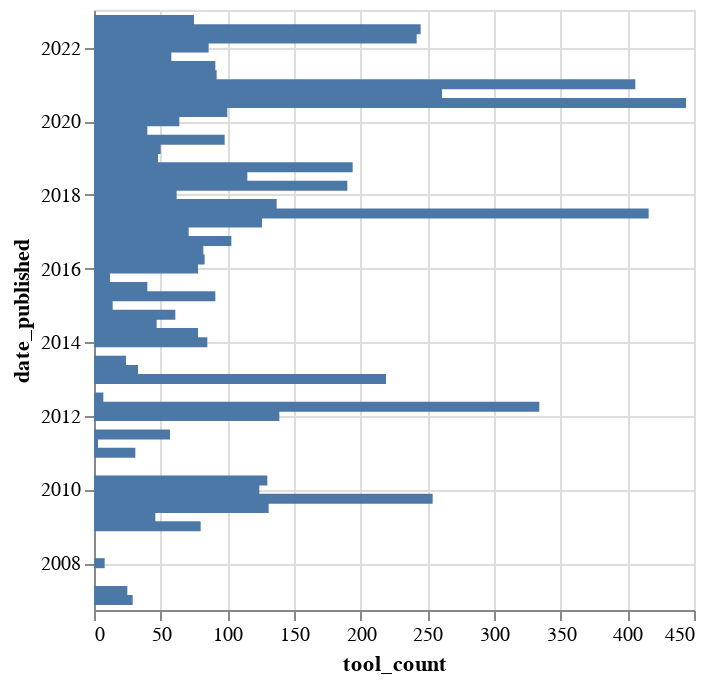

Write notebook code for a chart like this one.
### Code cell
alt.Chart(grouped_dhq).mark_bar().encode(
    x='tool_count:Q',
    y='date_published:T'
)

### Figure 1 — Vega-Lite specification as saved in the notebook (floating-point values rounded to 4 significant figures)
{"config": {"view": {"continuousWidth": 300, "continuousHeight": 300}}, "data": {"name": "data-827d8fb2a258ea56fee04c50bd2dbe3d"}, "mark": {"type": "bar"}, "encoding": {"x": {"field": "tool_count", "type": "quantitative"}, "y": {"field": "date_published", "type": "temporal"}}, "$schema": "https://vega.github.io/schema/vega-lite/v5.6.1.json", "datasets": {"data-827d8fb2a258ea56fee04c50bd2dbe3d": [{"date_published": "2007-01-01", "tool_count": 29.0, "article_length": 217700.0, "tool_count_per_article": 0.01332}, {"date_published": "2007-04-01", "tool_count": 25.0, "article_length": 348400.0, "tool_count_per_article": 0.007175}, {"date_published": "2008-01-01", "tool_count": 8.0, "article_length": 268700.0, "tool_count_per_article": 0.002978}, {"date_published": "2009-01-01", "tool_count": 80.0, "article_length": 792000.0, "tool_count_per_article": 0.0101}, {"date_published": "2009-04-01", "tool_count": 46.0, "article_length": 394400.0, "tool_count_per_article": 0.01166}, {"date_published": "2009-07-01", "tool_count": 131.0, "article_length": 524000.0, "tool_count_per_article": 0.025}, {"date_published": "2009-10-01", "tool_count": 254.0, "article_length": 559400.0, "tool_count_per_article": 0.04541}, {"date_published": "2010-01-01", "tool_count": 124.0, "article_length": 345700.0, "tool_count_per_article": 0.03587}, {"date_published": "2010-04-01", "tool_count": 130.0, "article_length": 204300.0, "tool_count_per_article": 0.06364}, {"date_published": "2011-01-01", "tool_count": 31.0, "article_length": 305200.0, "tool_count_per_article": 0.01016}, {"date_published": "2011-04-01", "tool_count": 3.0, "article_length": 285200.0, "tool_count_per_article": 0.001052}, {"date_published": "2011-07-01", "tool_count": 57.0, "article_length": 519800.0, "tool_count_per_article": 0.01097}, {"date_published": "2012-01-01", "tool_count": 139.0, "article_length": 575300.0, "tool_count_per_article": 0.02416}, {"date_published": "2012-04-01", "tool_count": 334.0, "article_length": 1026000.0, "tool_count_per_article": 0.03255}, {"date_published": "2012-07-01", "tool_count": 7.0, "article_length": 195900.0, "tool_count_per_article": 0.003573}, {"date_published": "2013-01-01", "tool_count": 219.0, "article_length": 1183000.0, "tool_count_per_article": 0.01852}, {"date_published": "2013-04-01", "tool_count": 33.0, "article_length": 228200.0, "tool_count_per_article": 0.01446}, {"date_published": "2013-07-01", "tool_count": 24.0, "article_length": 186900.0, "tool_count_per_article": 0.01284}, {"date_published": "2014-01-01", "tool_count": 85.0, "article_length": 432500.0, "tool_count_per_article": 0.01965}, {"date_published": "2014-04-01", "tool_count": 78.0, "article_length": 405700.0, "tool_count_per_article": 0.01923}, {"date_published": "2014-07-01", "tool_count": 47.0, "article_length": 323300.0, "tool_count_per_article": 0.01454}, {"date_published": "2014-10-01", "tool_count": 61.0, "article_length": 410300.0, "tool_count_per_article": 0.01487}, {"date_published": "2015-01-01", "tool_count": 14.0, "article_length": 314100.0, "tool_count_per_article": 0.004457}, {"date_published": "2015-04-01", "tool_count": 91.0, "article_length": 547300.0, "tool_count_per_article": 0.01663}, {"date_published": "2015-07-01", "tool_count": 40.0, "article_length": 408800.0, "tool_count_per_article": 0.009784}, {"date_published": "2015-10-01", "tool_count": 12.0, "article_length": 125600.0, "tool_count_per_article": 0.009552}, {"date_published": "2016-01-01", "tool_count": 78.0, "article_length": 414600.0, "tool_count_per_article": 0.01881}, {"date_published": "2016-04-01", "tool_count": 83.0, "article_length": 444200.0, "tool_count_per_article": 0.01869}, {"date_published": "2016-07-01", "tool_count": 82.0, "article_length": 685100.0, "tool_count_per_article": 0.01197}, {"date_published": "2016-10-01", "tool_count": 103.0, "article_length": 637200.0, "tool_count_per_article": 0.01616}, {"date_published": "2017-01-01", "tool_count": 71.0, "article_length": 576500.0, "tool_count_per_article": 0.01232}, {"date_published": "2017-04-01", "tool_count": 126.0, "article_length": 1047000.0, "tool_count_per_article": 0.01203}, {"date_published": "2017-07-01", "tool_count": 416.0, "article_length": 1506000.0, "tool_count_per_article": 0.02762}, {"date_published": "2017-10-01", "tool_count": 137.0, "article_length": 807400.0, "tool_count_per_article": 0.01697}, {"date_published": "2018-01-01", "tool_count": 62.0, "article_length": 1402000.0, "tool_count_per_article": 0.004424}, {"date_published": "2018-04-01", "tool_count": 190.0, "article_length": 892800.0, "tool_count_per_article": 0.02128}, {"date_published": "2018-07-01", "tool_count": 115.0, "article_length": 366900.0, "tool_count_per_article": 0.03135}, {"date_published": "2018-10-01", "tool_count": 194.0, "article_length": 439100.0, "tool_count_per_article": 0.04419}, {"date_published": "2019-01-01", "tool_count": 48.0, "article_length": 309800.0, "tool_count_per_article": 0.0155}, {"date_published": "2019-04-01", "tool_count": 50.0, "article_length": 335700.0, "tool_count_per_article": 0.01489}, {"date_published": "2019-07-01", "tool_count": 98.0, "article_length": 565700.0, "tool_count_per_article": 0.01732}, {"date_published": "2019-10-01", "tool_count": 40.0, "article_length": 372700.0, "tool_count_per_article": 0.01073}, {"date_published": "2020-01-01", "tool_count": 64.0, "article_length": 462700.0, "tool_count_per_article": 0.01383}, {"date_published": "2020-04-01", "tool_count": 100.0, "article_length": 1017000.0, "tool_count_per_article": 0.009834}, {"date_published": "2020-07-01", "tool_count": 444.0, "article_length": 1679000.0, "tool_count_per_article": 0.02645}, {"date_published": "2020-10-01", "tool_count": 261.0, "article_length": 1144000.0, "tool_count_per_article": 0.02281}, {"date_published": "2021-01-01", "tool_count": 406.0, "article_length": 1795000.0, "tool_count_per_article": 0.02261}, {"date_published": "2021-04-01", "tool_count": 92.0, "article_length": 486700.0, "tool_count_per_article": 0.0189}, {"date_published": "2021-07-01", "tool_count": 91.0, "article_length": 801100.0, "tool_count_per_article": 0.01136}, {"date_published": "2021-10-01", "tool_count": 58.0, "article_length": 430500.0, "tool_count_per_article": 0.01347}, {"date_published": "2022-01-01", "tool_count": 86.0, "article_length": 543000.0, "tool_count_per_article": 0.01584}, {"date_published": "2022-04-01", "tool_count": 242.0, "article_length": 1581000.0, "tool_count_per_article": 0.01531}, {"date_published": "2022-07-01", "tool_count": 245.0, "article_length": 957200.0, "tool_count_per_article": 0.0256}, {"date_published": "2022-10-01", "tool_count": 75.0, "article_length": 393300.0, "tool_count_per_article": 0.01907}]}}
